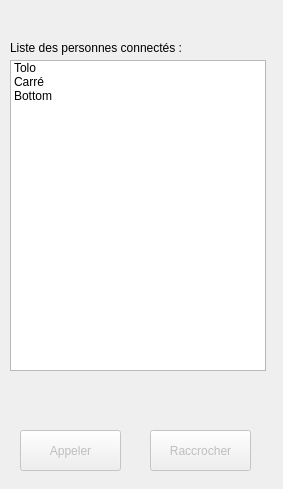
<?xml version="1.0" encoding="UTF-8"?>
<ui version="4.0">
 <class>Application</class>
 <widget class="QWidget" name="Application">
  <property name="geometry">
   <rect>
    <x>0</x>
    <y>0</y>
    <width>283</width>
    <height>489</height>
   </rect>
  </property>
  <property name="minimumSize">
   <size>
    <width>283</width>
    <height>489</height>
   </size>
  </property>
  <property name="maximumSize">
   <size>
    <width>283</width>
    <height>489</height>
   </size>
  </property>
  <property name="windowTitle">
   <string>Babel - 1.0.0</string>
  </property>
  <property name="windowIcon">
   <iconset resource="../rsc/Assets.qrc">
    <normaloff>:/call.png</normaloff>:/call.png</iconset>
  </property>
  <widget class="QLabel" name="label">
   <property name="geometry">
    <rect>
     <x>10</x>
     <y>40</y>
     <width>191</width>
     <height>16</height>
    </rect>
   </property>
   <property name="text">
    <string>Liste des personnes connectés :</string>
   </property>
  </widget>
  <widget class="QListWidget" name="contactList">
   <property name="geometry">
    <rect>
     <x>10</x>
     <y>60</y>
     <width>256</width>
     <height>311</height>
    </rect>
   </property>
   <item>
    <property name="text">
     <string>Tolo</string>
    </property>
   </item>
   <item>
    <property name="text">
     <string>Carré</string>
    </property>
   </item>
   <item>
    <property name="text">
     <string>Bottom</string>
    </property>
   </item>
  </widget>
  <widget class="QPushButton" name="btCall">
   <property name="enabled">
    <bool>false</bool>
   </property>
   <property name="geometry">
    <rect>
     <x>20</x>
     <y>430</y>
     <width>101</width>
     <height>41</height>
    </rect>
   </property>
   <property name="text">
    <string>Appeler</string>
   </property>
   <property name="icon">
    <iconset resource="../rsc/Assets.qrc">
     <normaloff>:/call.png</normaloff>:/call.png</iconset>
   </property>
  </widget>
  <widget class="QPushButton" name="btHang">
   <property name="enabled">
    <bool>false</bool>
   </property>
   <property name="geometry">
    <rect>
     <x>150</x>
     <y>430</y>
     <width>101</width>
     <height>41</height>
    </rect>
   </property>
   <property name="text">
    <string>Raccrocher</string>
   </property>
   <property name="icon">
    <iconset resource="../rsc/Assets.qrc">
     <normaloff>:/hangup.png</normaloff>:/hangup.png</iconset>
   </property>
  </widget>
  <widget class="QLabel" name="tvStatus">
   <property name="geometry">
    <rect>
     <x>20</x>
     <y>380</y>
     <width>241</width>
     <height>31</height>
    </rect>
   </property>
   <property name="text">
    <string/>
   </property>
  </widget>
 </widget>
 <resources>
  <include location="../rsc/Assets.qrc"/>
 </resources>
 <connections/>
</ui>
